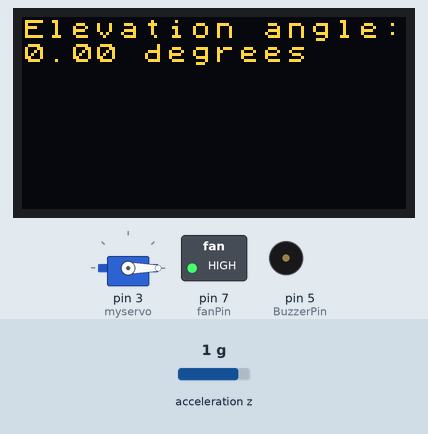
Simulated run of this sketch. Board: Arduino Uno, built with avr-gcc and run on an emulated ATmega328P. Shown: 128×64 one-colour display, servo, switched loads named in the sketch (green lamp = pin HIGH), buzzer (waves = sounding). The inputs (shaded band) are chosen by the test bench; at power-on: acceleration z 1 g. The OLED is the two-colour kind (top 16 rows yellow); what the sketch prints to the serial monitor is not drawn.

Above: at 1.3 s.
1.4 s: acceleration z set to 1.4 g
At 3.7 s:
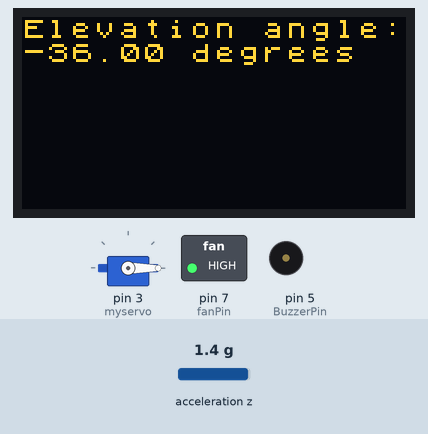
4.0 s: acceleration z set to -1.4 g
At 5.9 s:
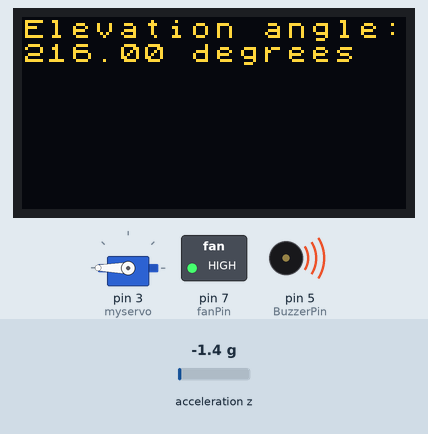
6.3 s: acceleration z set to -0.8 g
At 8.2 s:
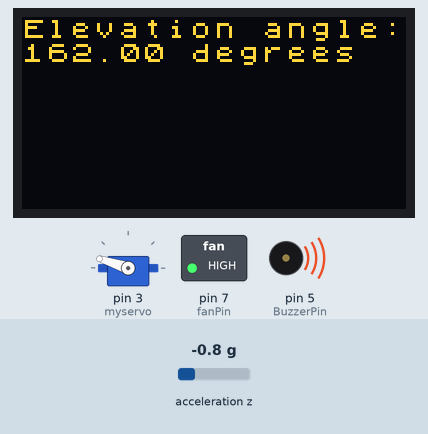
8.6 s: acceleration z set to 0 g
At 9.9 s:
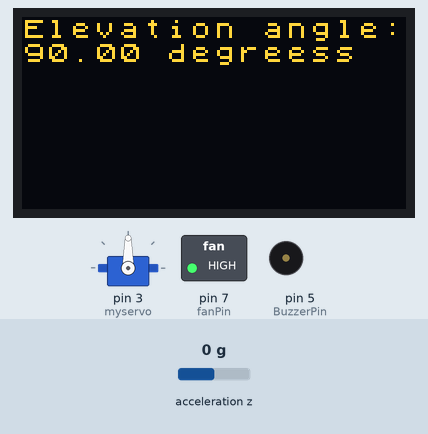
Timing chart, 0 to 11.6 s (numbered marks = the images above; inputs shaded):
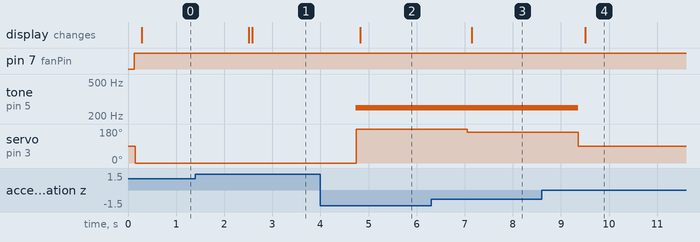

The sketch:

final_project.ino
```cpp
#include <Arduino.h>
#include <U8x8lib.h>
#include "LIS3DHTR.h"
#include <Wire.h>
#include <Servo.h>


// Servo variables
Servo myservo;
int fanPin = 7;
int fanState = LOW;
int BuzzerState = LOW;
int BuzzerPin = 5;

// Accelerometer setup
LIS3DHTR<TwoWire> LIS;
#define WIRE Wire

U8X8_SSD1306_128X64_NONAME_HW_I2C u8x8(U8X8_PIN_NONE);

void setup() {
  // Setup for the OLED and font
  u8x8.begin();
  u8x8.setFlipMode(1);
  Serial.begin(115200);
  while (!Serial) { }

  // Accelerometer setup
  LIS.begin(WIRE, LIS3DHTR_ADDRESS_UPDATED);
  delay(100);
  LIS.setOutputDataRate(LIS3DHTR_DATARATE_50HZ);

  // Servo setup
  myservo.attach(3); // Attach servo to pin 3
  pinMode(fanPin, OUTPUT);

  // buzer setup
  pinMode(BuzzerPin, OUTPUT);
}


void loop() {


  //record time_stamp in seconds

  unsigned long timestamp = millis() / 1000;
  Serial.print(timestamp);
  Serial.print(",");

  // Makes fan rotate
  fanState = HIGH;
  digitalWrite(fanPin, fanState);

  // Read Z-axis acceleration
  float zAcceleration = LIS.getAccelerationZ();

  // Map Z-axis acceleration from [-1, 1] to [180, 0]
  float angle = 180 - ((zAcceleration + 1) / 2 * 180);
  Serial.print(angle);
  Serial.print(',');


  // Check angle for buzzer
  if (angle > 100) {
    tone(BuzzerPin, 250); // Turn buzzer ON
    Serial.println("On");


  } else {
    noTone(BuzzerPin); // Turn buzzer OFF
    Serial.println("Off");

  }

// Set servo position to the calculated angle
  myservo.write(angle);


  // Display information
  u8x8.setFont(u8x8_font_chroma48medium8_r); // Use smaller font
  u8x8.setCursor(0, 0);
  u8x8.print("Elevation angle:");
  u8x8.setCursor(0, 1);
  u8x8.print(angle);
  u8x8.print(" degrees");

  delay(1000); // Smaller delay before the next update
}
```

Measured:
- after the input at 1.4 s, the display: first changes after 1.1 s (image 1 shows a later state)
- after the input at 4.0 s, tone on pin 5 (BuzzerPin): silent → 250 Hz after 0.74 s; servo on pin 3 (myservo): 0° → 180° after 0.74 s; the display: changes after 0.83 s (image 2)
- after the input at 6.3 s, servo on pin 3 (myservo): 180° → 162° after 0.75 s; the display: changes after 0.85 s (image 3)
- after the input at 8.6 s, tone on pin 5 (BuzzerPin): 250 Hz → silent after 0.76 s; servo on pin 3 (myservo): 162° → 90° after 0.76 s; the display: changes after 0.91 s (image 4)
